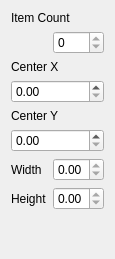
         <widget class="QWidget" name="scrollAreaWidgetContents_5">
          <property name="geometry">
           <rect>
            <x>0</x>
            <y>0</y>
            <width>115</width>
            <height>259</height>
           </rect>
          </property>
          <layout class="QVBoxLayout" name="verticalLayout_11">
           <item>
            <layout class="QFormLayout" name="formLayout_5">
             <property name="rowWrapPolicy">
              <enum>QFormLayout::RowWrapPolicy::WrapLongRows</enum>
             </property>
             <item row="0" column="0">
              <widget class="QLabel" name="combination_itemCountLabel">
               <property name="text">
                <string>Item Count</string>
               </property>
              </widget>
             </item>
             <item row="0" column="1">
              <widget class="QSpinBox" name="combination_itemCount">
               <property name="readOnly">
                <bool>true</bool>
               </property>
              </widget>
             </item>
             <item row="1" column="0">
              <widget class="QLabel" name="combination_centerXLabel">
               <property name="text">
                <string>Center X</string>
               </property>
              </widget>
             </item>
             <item row="1" column="1">
              <widget class="QDoubleSpinBox" name="combination_centerX"/>
             </item>
             <item row="2" column="0">
              <widget class="QLabel" name="combination_centerYLabel">
               <property name="text">
                <string>Center Y</string>
               </property>
              </widget>
             </item>
             <item row="2" column="1">
              <widget class="QDoubleSpinBox" name="combination_centerY"/>
             </item>
             <item row="3" column="0">
              <widget class="QLabel" name="combination_widthLabel">
               <property name="text">
                <string>Width</string>
               </property>
              </widget>
             </item>
             <item row="3" column="1">
              <widget class="QDoubleSpinBox" name="combination_width">
               <property name="readOnly">
                <bool>true</bool>
               </property>
              </widget>
             </item>
             <item row="4" column="0">
              <widget class="QLabel" name="combination_heightLabel">
               <property name="text">
                <string>Height</string>
               </property>
              </widget>
             </item>
             <item row="4" column="1">
              <widget class="QDoubleSpinBox" name="combination_height">
               <property name="readOnly">
                <bool>true</bool>
               </property>
              </widget>
             </item>
            </layout>
           </item>
          </layout>
         </widget>
